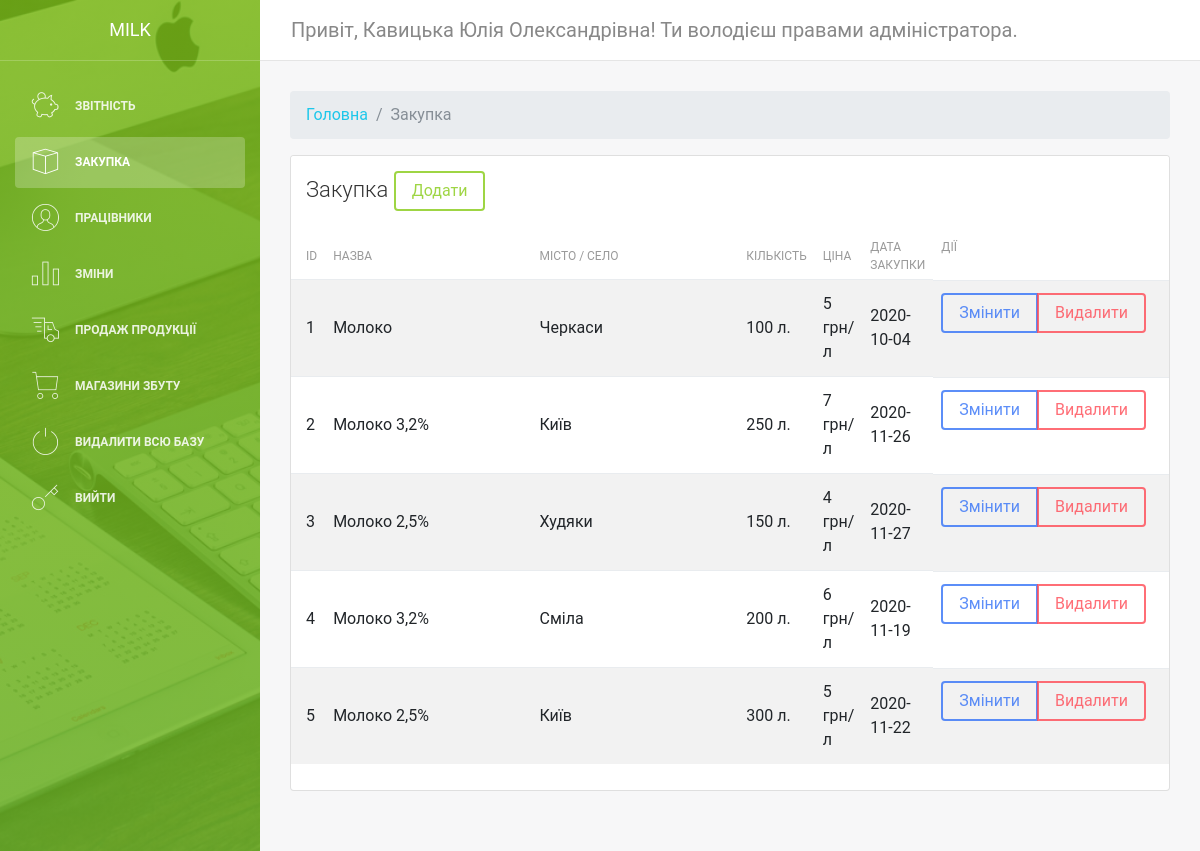
Page /admin/purchase.php (signed in) on the earlier database version.
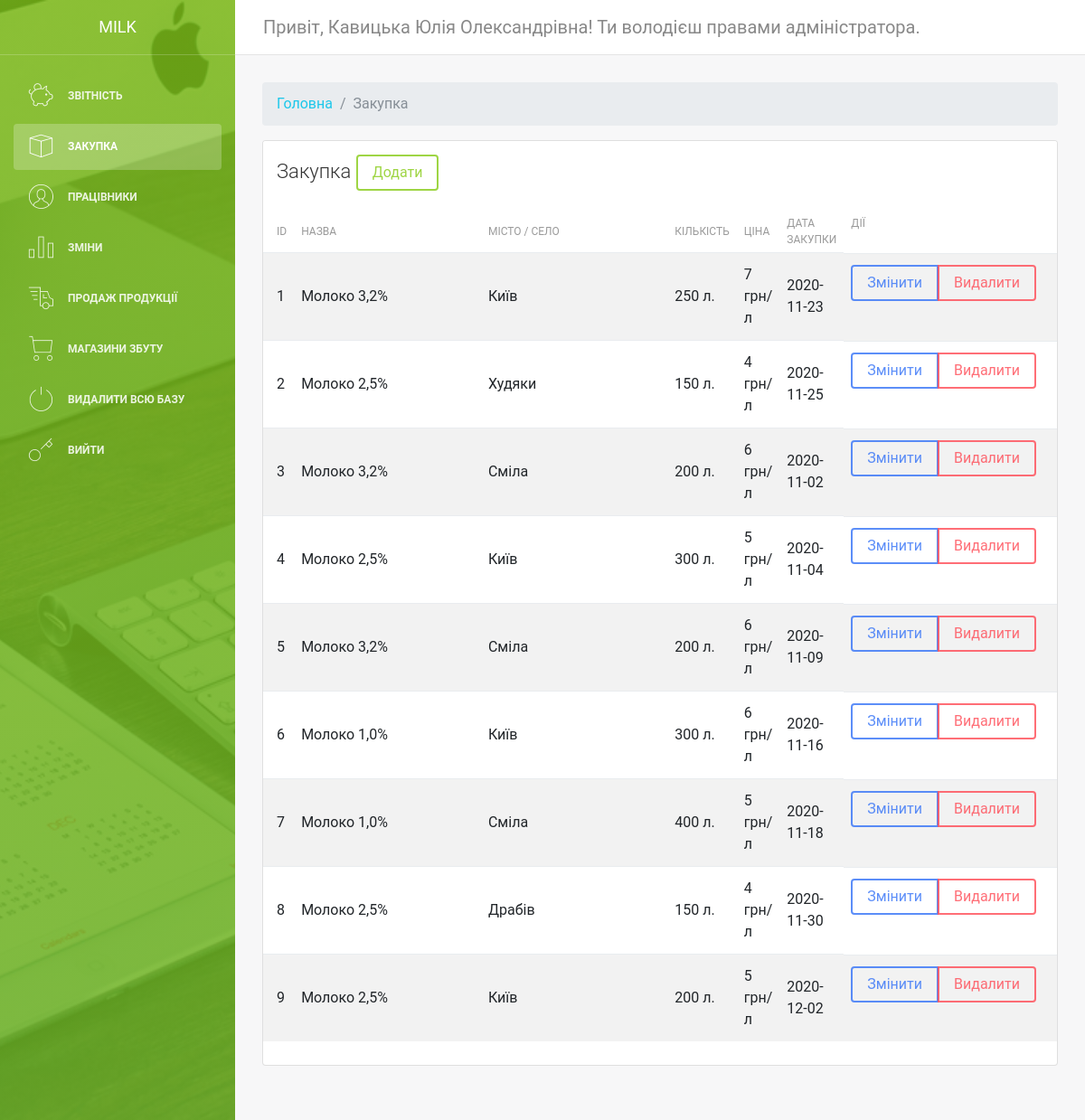
Same page on the later database version.
### tables this page shows
CREATE TABLE `employees` (
  `id` int(11) NOT NULL,
  `name` varchar(255) NOT NULL,
  `mail` varchar(255) NOT NULL,
  `confirm_mail` varchar(255) NOT NULL,
  `verifided` int(11) NOT NULL DEFAULT 0,
  `password` varchar(255) NOT NULL,
  `admin` varchar(11) NOT NULL DEFAULT '0',
  `position` varchar(255) NOT NULL,
  `branc` varchar(255) NOT NULL
);

CREATE TABLE `purchase` (
  `id` int(11) NOT NULL,
  `product` varchar(255) NOT NULL,
  `city` varchar(255) NOT NULL,
  `quantity` int(11) NOT NULL,
  `price` int(11) NOT NULL,
  `date` date NOT NULL
);

### admin/tables/table-purchase.php (the view)
<?php
	$sqlPurchase = "SELECT * FROM purchase";
	$PurchaseResult = $connect->query($sqlPurchase);
	$i = 1;
	while($row = mysqli_fetch_assoc($PurchaseResult)){
	?>
	<tr>
		<td><?php echo $i ?></td>
		<td class="w-25"><?php echo $row["product"] ?></td>
		<td class="w-25"><?php echo $row["city"] ?></td>
		<td><?php echo $row["quantity"] ?> л.</td>
		<td><?php echo $row["price"] ?> грн/л</td>
		<td><?php echo $row["date"] ?></td>
		<td class="float-right">
		<div class="btn-group mr-2" role="group" aria-label="First group">
			<a href="/admin/options/purchase/edit.php?id=<?php echo $row["id"] ?>" class="btn btn-primary">Змінити</a>
			<div data-link="http://milk.local/admin/options/purchase/delete.php?id=<?php echo $row["id"] ?>" onclick="deleteProduct(this)" id="delete-categ-btn" class="btn btn-danger">Видалити</div>
		</div>
		</td>
		</tr>
	<?php
	$i++;
	}
?>

### admin/parts/head.php (shortened to what this page needs)
<!DOCTYPE html>
<html lang="en">
<head>
    <link rel="stylesheet" href="https://maxcdn.bootstrapcdn.com/font-awesome/latest/css/font-awesome.min.css" />
    <link href="/admin/assets/css/bootstrap.min.css" rel="stylesheet" />
    <link href="/admin/assets/css/light-bootstrap-dashboard.css?v=2.0.0 " rel="stylesheet" />
    <link href="/admin/assets/css/demo.css" rel="stylesheet" />
    <link href="/admin/assets/css/pe-icon-7-stroke.css" rel="stylesheet" />
</head>
<body>
    <div class="wrapper">
        <div class="sidebar" data-color="green" data-image="/admin/assets/img/sidebar-4.jpg">
            <div class="sidebar-wrapper">
                <div class="logo">
                    <a href="/admin" class="simple-text">
                        Milk
                    </a>
					 </div>
					 <?php
					 	include $_SERVER['DOCUMENT_ROOT'] . "/admin/parts/nav.php";
					 ?>
            </div>
        </div>
		  <div class="main-panel">
            <nav class="navbar navbar-expand-lg " color-on-scroll="500">
                <div class="container-fluid">
									<?php
										$user = mysqli_fetch_assoc($connect->query("SELECT * FROM employees WHERE id=" . $_COOKIE["admin"]))
									?>
                    <a class="navbar-brand" href="#pablo"> Привіт, <?php echo $user["name"] ?>! Ти володієш правами адміністратора. </a>
                </div>
            </nav>
				<div class="content">
    				<div class="container-fluid">

### admin/parts/nav.php
<ul class="nav">
	<li <?php if($page == "rating"){ echo "class='nav-item active'"; }?>>
		<a class="nav-link" href="/admin">
			<i class="nc-icon pe-7s-piggy"></i>
			<p>Звітність</p>
		</a>
	</li>
	<li <?php if($page == "purchase"){ echo "class='nav-item active'"; }?>>
		<a class="nav-link" href="/admin/purchase.php">
			<i class="nc-icon nc-app"></i>
			<p>Закупка</p>
		</a>
	</li>
	<li <?php if($page == "users"){ echo "class='nav-item active'"; }?>>
		<a class="nav-link" href="/admin/users.php">
			<i class="nc-icon nc-circle-09"></i>
			<p>Працівники</p>
		</a>
	</li>
	<li <?php if($page == "shift"){ echo "class='nav-item active'"; }?>>
		<a class="nav-link" href="/admin/working-hours.php">
			<i class="nc-icon nc-chart-bar-32"></i>
			<p>Зміни</p>
		</a>
	</li>
	<li <?php if($page == "sale"){ echo "class='nav-item active'"; }?>>
		<a class="nav-link" href="/admin/sale.php">
			<i class="nc-icon nc-delivery-fast"></i>
			<p>Продаж продукції</p>
		</a>
	</li>
	<li <?php if($page == "stores"){ echo "class='nav-item active'"; }?>>
		<a class="nav-link" href="/admin/stores.php">
			<i class="nc-icon nc-cart-simple"></i>
			<p>Магазини збуту</p>
		</a>
	</li>
	<li class='nav-item'>
		<a class="nav-link" href="/admin/options/deleteDB.php">
			<i class="nc-icon nc-button-power"></i>
			<p>Видалити всю базу</p>
		</a>
	</li>
	<li>
		<a class="nav-link" href="/admin/options/exit.php">
			<i class="nc-icon nc-key-25"></i>
			<p>Вийти</p>
		</a>
	</li>
</ul>

### admin/purchase.php
<?php
include  $_SERVER['DOCUMENT_ROOT'] . "/configs/db.php";
$page = "purchase";
?>
<?php
    include "parts/head.php";
?>
<nav aria-label="breadcrumb">
  <ol class="breadcrumb">
    <li class="breadcrumb-item">
	 	<a href="/admin">Головна</a>
	 </li>
    <li class="breadcrumb-item active" aria-current="page">Закупка</li>
  </ol>
</nav>
<div class="row">
    <div class="col-md-12">
        <div class="card strpied-tabled-with-hover">
            <div class="card-header ">
                <h4 class="card-title ">
                Закупка
                <a href="options/purchase/add.php" class="btn btn-success">Додати</a></h4>
            </div>
            <div class="card-body table-full-width table-responsive">
                <table class="table table-hover table-striped">
                    <thead>
                        <th>ID</th>
                        <th>Назва</th>
                        <th>Місто / Село</th>
                        <th>Кількість</th>
                        <th>Ціна</th>
                        <th>Дата закупки</th>
                        <th>Дії</th>
                    </thead>
                    <tbody id="table-body">
                        <?php
                            include $_SERVER['DOCUMENT_ROOT'] . "/admin/tables/table-purchase.php";
                        ?>
                    </tbody>
                </table>
            </div>
        </div>
    </div>
</div>
<?php
    include  $_SERVER['DOCUMENT_ROOT'] . "/admin/parts/footer.php";
?>

### admin/parts/footer.php (shortened to what this page needs)
				</div>
			</div>
		</div>
	</div>
</body>
</html>

Differences in the rows shown:
removed purchase: product "Молоко", city "Черкаси", quantity "100", price "5", date "2020-10-04"
changed purchase (number 1 of 9 on the later page): date "2020-11-26" → "2020-11-23"
changed purchase "Худяки": date "2020-11-27" → "2020-11-25"
changed purchase (number 3 of 9 on the later page): date "2020-11-19" → "2020-11-02"
changed purchase (number 4 of 9 on the later page): date "2020-11-22" → "2020-11-04"
added purchase: product "Молоко 3,2%", city "Сміла", quantity "200", price "6", date "2020-11-09"
added purchase: product "Молоко 1,0%", city "Київ", quantity "300", price "6", date "2020-11-16"
added purchase: product "Молоко 1,0%", city "Сміла", quantity "400", price "5", date "2020-11-18"
added purchase: product "Молоко 2,5%", city "Драбів", quantity "150", price "4", date "2020-11-30"
added purchase: product "Молоко 2,5%", city "Київ", quantity "200", price "5", date "2020-12-02"
